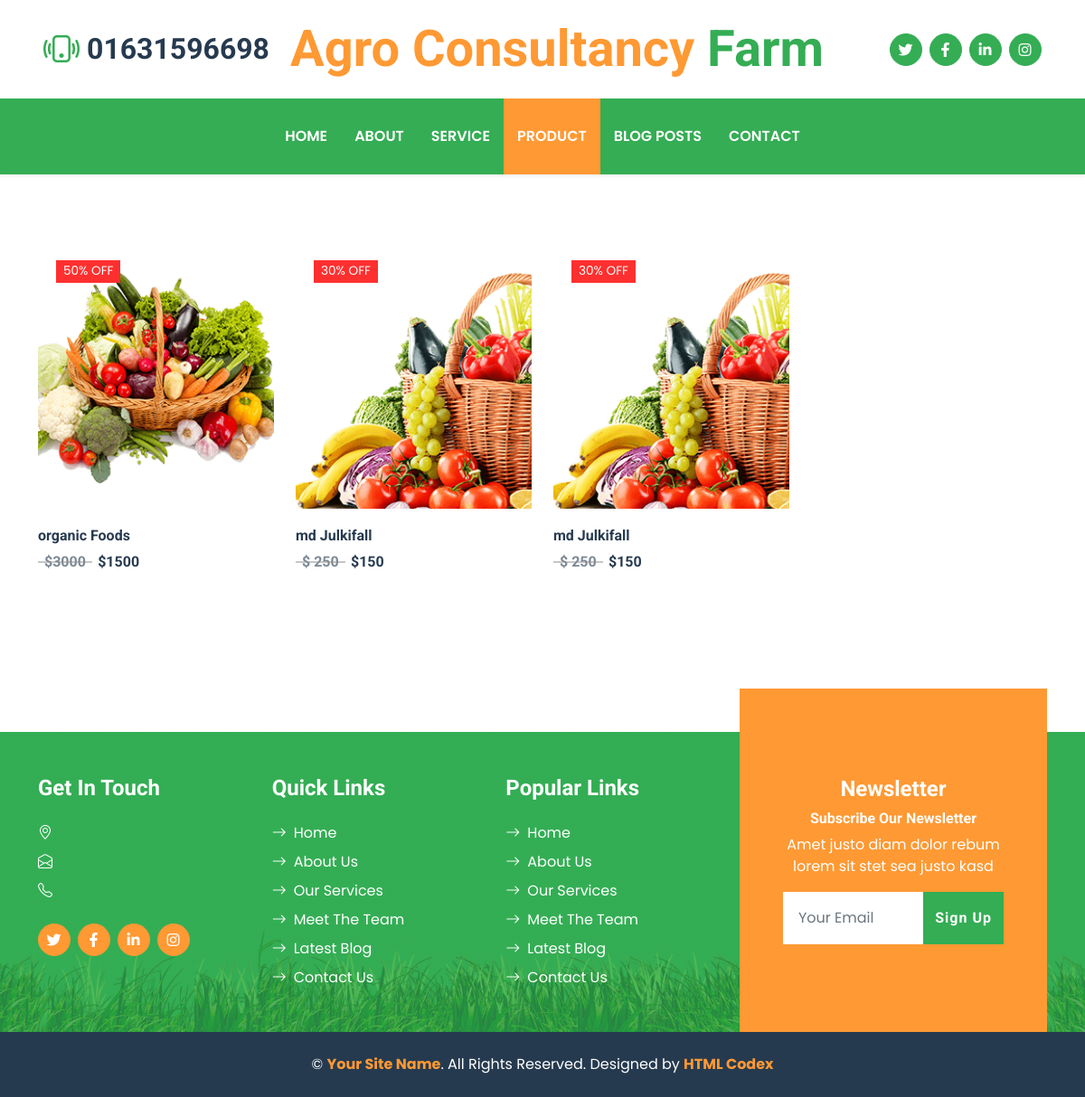
/product, run on the app's committed database.
### farm/models.py (models this page shows, shortened)
class home(models.Model):
    contact = models.CharField(max_length=100)
    brandName = models.CharField(max_length=100)
    twitter = models.CharField(max_length=100)
    facebook = models.CharField(max_length=100)
    linkedin = models.CharField(max_length=100)
    instagram = models.CharField(max_length=100)
    banner1T = models.CharField(max_length=100)
    banner1PD = models.CharField(max_length=100)
    banner2T = models.CharField(max_length=100)
    banner2PD = models.CharField(max_length=100)

class addproducts(models.Model):
	productId = models.UUIDField(primary_key=True ,editable=False)
	thumbnail = models.ImageField(upload_to='img' , null=True , blank=True)
	name = models.CharField(max_length=100)
	author = models.CharField(max_length=100)
	price = models.TextField()
	offerPrice = models.TextField()
	rating = models.TextField()
	offerParsentage = models.CharField(max_length=100)
	delivey_Time = models.CharField(max_length=100)
	certificate = models.TextField()
	description = models.TextField()
	efectiveness = models.TextField()
	star1 = models.IntegerField(default = 0)
	star2 = models.IntegerField(default = 0)
	star3 = models.IntegerField(default = 0)
	star4 = models.IntegerField(default = 0)
	star5 = models.IntegerField(default = 0)
	reviews = models.IntegerField(default = 0)
	time = models.DateTimeField(auto_now_add=True)

### farm/views.py (the view)
# urls.py: path('product' , views.products),
def products(request):
    footer = home.objects.get(id=1)
    product = addproducts.objects.all()
    feature = features.objects.get(id = 1)
    context = {'footer': footer, "product": product , 'feature':feature}
    return render(request, 'product.html', context)

### farm/templates/product.html (shortened to what this page needs)
{% extends "layout.html" %}
{% block product %}active{% endblock %}
{% block body %}
<section class="section-products">
		<div class="container">
				<div class="row">
					{%  for i in product %}
						<div class="col-md-6 col-lg-4 col-xl-3">
								<div id="product-{{forloop.counter}}" class="single-product">
										<div class="part-1">
											{% if i.offerParsentage %}
											<span class="discount">{{i.offerParsentage}} off</span>
											{% endif %}
										</div>
										<a href="/product/details/{{i.id}}/{{i.name}}" class="part-2">
												<h3 class="product-title">{{i.name}}</h3>
											{% if i.offerPrice %}
												<h4 class="product-old-price">{{i.price}}</h4>
												<h4 class="product-price">{{i.offerPrice}}</h4>
											{% else %}
											<h4 class="product-price">{{i.price}}</h4>
											{% endif %}
										</a>
								</div>
						</div>
					{% endfor %}
				</div>
		</div>
</section>
   {% endblock %}

### farm/templates/layout.html (shortened to what this page needs)
<!DOCTYPE html>
<html lang="en">
{% load static %}
<head>
    <link href="https://cdnjs.cloudflare.com/ajax/libs/font-awesome/5.15.0/css/all.min.css" rel="stylesheet">
    <link href="https://cdn.jsdelivr.net/npm/bootstrap-icons@1.4.1/font/bootstrap-icons.css" rel="stylesheet">
    <link href="{% static 'lib/owlcarousel/assets/owl.carousel.min.css' %}" rel="stylesheet">
    <link href="{% static 'bootstrap.min.css' %}" rel="stylesheet">
    <link href="{% static 'style.css' %}" rel="stylesheet">
</head>
<body>
    <div class="container-fluid px-5 d-none d-lg-block">
        <div class="row gx-5 py-3 align-items-center">
            <div class="col-lg-3">
                <div class="d-flex align-items-center justify-content-start">
                    <i class="bi bi-phone-vibrate fs-1 text-primary me-2"></i>
                    <a href="tel:+88{{footer.contact}}"> <h2 class="mb-0">{{footer.contact}}</h2></a>
                </div>
            </div>
            <div class="col-lg-6">
                <div class="d-flex align-items-center justify-content-center">
                    <a href="/" class="navbar-brand ms-lg-5">
                        <h1 class="m-0 display-4 text-primary"><span class="text-secondary">{{footer.brandName}}</span> Farm</h1>
                    </a>
                </div>
            </div>
            <div class="col-lg-3">
                <div class="d-flex align-items-center justify-content-end">
                    <a class="btn btn-primary btn-square rounded-circle me-2" href="{{footer.twitter}}"><i class="fab fa-twitter"></i></a>
                    <a class="btn btn-primary btn-square rounded-circle me-2" href="{{footer.facebook}}"><i class="fab fa-facebook-f"></i></a>
                    <a class="btn btn-primary btn-square rounded-circle me-2" href="{{footer.linkedin}}"><i class="fab fa-linkedin-in"></i></a>
                    <a class="btn btn-primary btn-square rounded-circle" href="{{footer.instagram}}"><i class="fab fa-instagram"></i></a>
                </div>
            </div>
        </div>
    </div>
    <nav class="navbar navbar-expand-lg bg-primary navbar-dark shadow-sm py-3 py-lg-0 px-3 px-lg-5">
        <div class="collapse navbar-collapse" id="navbarCollapse">
            <div class="navbar-nav mx-auto py-0">
                <a href="/" class="nav-item nav-link {% block home %}{% endblock %}">Home</a>
                <a href="/about" class="nav-item nav-link {% block about %}{% endblock %}">About</a>
                <a href="/services" class="nav-item nav-link {% block services %}{% endblock %}">Service</a>
                <a href="/product" class="nav-item nav-link {% block product %}{% endblock %}">Product</a>
                <a href="/blog-posts" class="nav-item nav-link {% block pages %}{% endblock %}">Blog Posts</a>
                <a href="/contact" class="nav-item nav-link {% block contact %}{% endblock %}">Contact</a>
            </div>
        </div>
    </nav>
    {% block body %}
    {% endblock %}
    <div class="container-fluid bg-footer bg-primary text-white mt-5">
        <div class="container">
            <div class="row gx-5">
                <div class="col-lg-8 col-md-6">
                    <div class="row gx-5">
                        <div class="col-lg-4 col-md-12 pt-5 mb-5">
                            <h4 class="text-white mb-4">Get In Touch</h4>
                            <div class="d-flex mb-2">
                                <i class="bi bi-geo-alt text-white me-2"></i>
                            </div>
                            <div class="d-flex mb-2">
                                <i class="bi bi-envelope-open text-white me-2"></i>
                            </div>
                            <div class="d-flex mb-2">
                                <i class="bi bi-telephone text-white me-2"></i>
                            </div>
                            <div class="d-flex mt-4">
                                <a class="btn btn-secondary btn-square rounded-circle me-2" href="#"><i class="fab fa-twitter"></i></a>
                                <a class="btn btn-secondary btn-square rounded-circle me-2" href="#"><i class="fab fa-facebook-f"></i></a>
                                <a class="btn btn-secondary btn-square rounded-circle me-2" href="#"><i class="fab fa-linkedin-in"></i></a>
                                <a class="btn btn-secondary btn-square rounded-circle" href="#"><i class="fab fa-instagram"></i></a>
                            </div>
                        </div>
                        <div class="col-lg-4 col-md-12 pt-0 pt-lg-5 mb-5">
                            <h4 class="text-white mb-4">Quick Links</h4>
                            <div class="d-flex flex-column justify-content-start">
                                <a class="text-white mb-2" href="#"><i class="bi bi-arrow-right text-white me-2"></i>Home</a>
                                <a class="text-white mb-2" href="#"><i class="bi bi-arrow-right text-white me-2"></i>About Us</a>
                                <a class="text-white mb-2" href="#"><i class="bi bi-arrow-right text-white me-2"></i>Our Services</a>
                                <a class="text-white mb-2" href="#"><i class="bi bi-arrow-right text-white me-2"></i>Meet The Team</a>
                                <a class="text-white mb-2" href="#"><i class="bi bi-arrow-right text-white me-2"></i>Latest Blog</a>
                                <a class="text-white" href="#"><i class="bi bi-arrow-right text-white me-2"></i>Contact Us</a>
                            </div>
                        </div>
                        <div class="col-lg-4 col-md-12 pt-0 pt-lg-5 mb-5">
                            <h4 class="text-white mb-4">Popular Links</h4>
                            <div class="d-flex flex-column justify-content-start">
                                <a class="text-white mb-2" href="#"><i class="bi bi-arrow-right text-white me-2"></i>Home</a>
                                <a class="text-white mb-2" href="#"><i class="bi bi-arrow-right text-white me-2"></i>About Us</a>
                                <a class="text-white mb-2" href="#"><i class="bi bi-arrow-right text-white me-2"></i>Our Services</a>
                                <a class="text-white mb-2" href="#"><i class="bi bi-arrow-right text-white me-2"></i>Meet The Team</a>
                                <a class="text-white mb-2" href="#"><i class="bi bi-arrow-right text-white me-2"></i>Latest Blog</a>
                                <a class="text-white" href="#"><i class="bi bi-arrow-right text-white me-2"></i>Contact Us</a>
                            </div>
                        </div>
                    </div>
                </div>
                <div class="col-lg-4 col-md-6 mt-lg-n5">
                    <div class="d-flex flex-column align-items-center justify-content-center text-center h-100 bg-secondary p-5">
                        <h4 class="text-white">Newsletter</h4>
                        <h6 class="text-white">Subscribe Our Newsletter</h6>
                        <p>Amet justo diam dolor rebum lorem sit stet sea justo kasd</p>
                            <div class="input-group">
                                <input type="text" class="form-control border-white p-3" placeholder="Your Email">
                                <button class="btn btn-primary">Sign Up</button>
                            </div>
                    </div>
                </div>
            </div>
        </div>
    </div>
    <div class="container-fluid bg-dark text-white py-4">
        <div class="container text-center">
            <p class="mb-0">&copy; <a class="text-secondary fw-bold" href="#">Your Site Name</a>. All Rights Reserved. Designed by <a class="text-secondary fw-bold" href="https://htmlcodex.com">HTML Codex</a></p>
        </div>
    </div>
</body>
</html>

### farm/static/style.css (style rules this page uses)
:root { --primary: #34AD54; --secondary: #FF9933; --light: #F6FFF2; --dark: #263A4F; }
.btn { font-family: 'Roboto', sans-serif; letter-spacing: 1px; font-weight: 700; transition: .5s; }
.btn-primary, .btn-secondary { color: #FFFFFF; }
.btn-square { width: 36px; height: 36px; }
.btn-square, .btn-sm-square, .btn-lg-square { padding-left: 0; padding-right: 0; text-align: center; }
.navbar-dark .navbar-nav .nav-link { padding: 30px 15px; font-size: 16px; font-weight: 600; color: #FFFFFF; text-transform: uppercase; transition: .5s; }
.navbar-dark .navbar-nav .nav-link:hover, .navbar-dark .navbar-nav .nav-link.active { background: var(--secondary); }
.bg-footer { background: linear-gradient(rgba(52, 173, 84, .7), rgba(52, 173, 84, .7)), url(../img/footer.png) center bottom no-repeat; background-size: contain; }
@media (min-width: 991.98px) { .bg-footer { margin-top: 90px !important; } }

### data on the page
home: contact "01631596698", brandName "Agro Consultancy"
addproducts: offerParsentage "50%", name "organic Foods", price "$3000", offerPrice "$1500"
addproducts: offerParsentage "30%", name "md Julkifall", price "$ 250", offerPrice "$150"
addproducts: offerParsentage "30%", name "md Julkifall", price "$ 250", offerPrice "$150"
